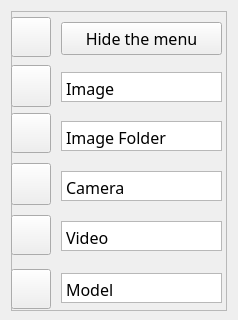
         <widget class="QWidget" name="Sidebar" native="true">
          <property name="styleSheet">
           <string notr="true"/>
          </property>
          <layout class="QVBoxLayout" name="verticalLayout_3" stretch="0">
           <property name="sizeConstraint">
            <enum>QLayout::SetDefaultConstraint</enum>
           </property>
           <property name="bottomMargin">
            <number>9</number>
           </property>
           <item>
            <widget class="QFrame" name="frame">
             <property name="minimumSize">
              <size>
               <width>216</width>
               <height>300</height>
              </size>
             </property>
             <property name="frameShape">
              <enum>QFrame::StyledPanel</enum>
             </property>
             <property name="frameShadow">
              <enum>QFrame::Raised</enum>
             </property>
             <widget class="QToolButton" name="toolButton_camera">
              <property name="geometry">
               <rect>
                <x>0</x>
                <y>152</y>
                <width>40</width>
                <height>42</height>
               </rect>
              </property>
              <property name="minimumSize">
               <size>
                <width>40</width>
                <height>40</height>
               </size>
              </property>
              <property name="maximumSize">
               <size>
                <width>45</width>
                <height>45</height>
               </size>
              </property>
              <property name="cursor">
               <cursorShape>PointingHandCursor</cursorShape>
              </property>
              <property name="toolTip">
               <string>开启摄像头</string>
              </property>
              <property name="autoFillBackground">
               <bool>false</bool>
              </property>
              <property name="text">
               <string/>
              </property>
              <property name="icon">
               <iconset resource="RecSystem.qrc">
                <normaloff>:/images/icons/g1.png</normaloff>:/images/icons/g1.png</iconset>
              </property>
              <property name="iconSize">
               <size>
                <width>50</width>
                <height>39</height>
               </size>
              </property>
              <property name="popupMode">
               <enum>QToolButton::DelayedPopup</enum>
              </property>
              <property name="toolButtonStyle">
               <enum>Qt::ToolButtonTextUnderIcon</enum>
              </property>
              <property name="autoRaise">
               <bool>false</bool>
              </property>
              <property name="arrowType">
               <enum>Qt::NoArrow</enum>
              </property>
             </widget>
             <widget class="QTextEdit" name="textEdit_camera">
              <property name="geometry">
               <rect>
                <x>50</x>
                <y>160</y>
                <width>161</width>
                <height>30</height>
               </rect>
              </property>
              <property name="sizePolicy">
               <sizepolicy hsizetype="Fixed" vsizetype="Fixed">
                <horstretch>0</horstretch>
                <verstretch>0</verstretch>
               </sizepolicy>
              </property>
              <property name="minimumSize">
               <size>
                <width>150</width>
                <height>30</height>
               </size>
              </property>
              <property name="maximumSize">
               <size>
                <width>280</width>
                <height>40</height>
               </size>
              </property>
              <property name="font">
               <font>
                <family>12pt 华为仿宋</family>
                <pointsize>12</pointsize>
                <italic>false</italic>
                <bold>false</bold>
               </font>
              </property>
              <property name="verticalScrollBarPolicy">
               <enum>Qt::ScrollBarAlwaysOff</enum>
              </property>
              <property name="horizontalScrollBarPolicy">
               <enum>Qt::ScrollBarAsNeeded</enum>
              </property>
              <property name="lineWrapMode">
               <enum>QTextEdit::NoWrap</enum>
              </property>
              <property name="readOnly">
               <bool>true</bool>
              </property>
              <property name="html">
               <string>&lt;!DOCTYPE HTML PUBLIC &quot;-//W3C//DTD HTML 4.0//EN&quot; &quot;http://www.w3.org/TR/REC-html40/strict.dtd&quot;&gt;
&lt;html&gt;&lt;head&gt;&lt;meta name=&quot;qrichtext&quot; content=&quot;1&quot; /&gt;&lt;meta charset=&quot;utf-8&quot; /&gt;&lt;style type=&quot;text/css&quot;&gt;
p, li { white-space: pre-wrap; }
hr { height: 1px; border-width: 0; }
li.unchecked::marker { content: &quot;\2610&quot;; }
li.checked::marker { content: &quot;\2612&quot;; }
&lt;/style&gt;&lt;/head&gt;&lt;body style=&quot; font-family:'12pt 华为仿宋'; font-size:12pt; font-weight:400; font-style:normal;&quot;&gt;
&lt;p style=&quot; margin-top:0px; margin-bottom:0px; margin-left:0px; margin-right:0px; -qt-block-indent:0; text-indent:0px;&quot;&gt;&lt;span style=&quot; font-family:'Adobe Devanagari';&quot;&gt;Camera&lt;/span&gt;&lt;/p&gt;&lt;/body&gt;&lt;/html&gt;</string>
              </property>
             </widget>
             <widget class="QToolButton" name="toolButton_file">
              <property name="geometry">
               <rect>
                <x>0</x>
                <y>54</y>
                <width>40</width>
                <height>42</height>
               </rect>
              </property>
              <property name="minimumSize">
               <size>
                <width>40</width>
                <height>40</height>
               </size>
              </property>
              <property name="maximumSize">
               <size>
                <width>45</width>
                <height>45</height>
               </size>
              </property>
              <property name="cursor">
               <cursorShape>PointingHandCursor</cursorShape>
              </property>
              <property name="toolTip">
               <string>选择图片</string>
              </property>
              <property name="autoFillBackground">
               <bool>false</bool>
              </property>
              <property name="text">
               <string/>
              </property>
              <property name="icon">
               <iconset resource="RecSystem.qrc">
                <normaloff>:/images/icons/recovery.png</normaloff>:/images/icons/recovery.png</iconset>
              </property>
              <property name="iconSize">
               <size>
                <width>50</width>
                <height>40</height>
               </size>
              </property>
              <property name="popupMode">
               <enum>QToolButton::DelayedPopup</enum>
              </property>
              <property name="toolButtonStyle">
               <enum>Qt::ToolButtonTextUnderIcon</enum>
              </property>
              <property name="autoRaise">
               <bool>false</bool>
              </property>
              <property name="arrowType">
               <enum>Qt::NoArrow</enum>
              </property>
             </widget>
             <widget class="QTextEdit" name="textEdit_image">
              <property name="geometry">
               <rect>
                <x>50</x>
                <y>61</y>
                <width>161</width>
                <height>30</height>
               </rect>
              </property>
              <property name="sizePolicy">
               <sizepolicy hsizetype="Fixed" vsizetype="Fixed">
                <horstretch>0</horstretch>
                <verstretch>0</verstretch>
               </sizepolicy>
              </property>
              <property name="minimumSize">
               <size>
                <width>150</width>
                <height>30</height>
               </size>
              </property>
              <property name="maximumSize">
               <size>
                <width>280</width>
                <height>40</height>
               </size>
              </property>
              <property name="font">
               <font>
                <family>12pt 华为仿宋</family>
                <pointsize>12</pointsize>
                <italic>false</italic>
                <bold>false</bold>
               </font>
              </property>
              <property name="layoutDirection">
               <enum>Qt::LeftToRight</enum>
              </property>
              <property name="verticalScrollBarPolicy">
               <enum>Qt::ScrollBarAlwaysOff</enum>
              </property>
              <property name="horizontalScrollBarPolicy">
               <enum>Qt::ScrollBarAsNeeded</enum>
              </property>
              <property name="lineWrapMode">
               <enum>QTextEdit::NoWrap</enum>
              </property>
              <property name="readOnly">
               <bool>true</bool>
              </property>
              <property name="html">
               <string>&lt;!DOCTYPE HTML PUBLIC &quot;-//W3C//DTD HTML 4.0//EN&quot; &quot;http://www.w3.org/TR/REC-html40/strict.dtd&quot;&gt;
&lt;html&gt;&lt;head&gt;&lt;meta name=&quot;qrichtext&quot; content=&quot;1&quot; /&gt;&lt;meta charset=&quot;utf-8&quot; /&gt;&lt;style type=&quot;text/css&quot;&gt;
p, li { white-space: pre-wrap; }
hr { height: 1px; border-width: 0; }
li.unchecked::marker { content: &quot;\2610&quot;; }
li.checked::marker { content: &quot;\2612&quot;; }
&lt;/style&gt;&lt;/head&gt;&lt;body style=&quot; font-family:'12pt 华为仿宋'; font-size:12pt; font-weight:400; font-style:normal;&quot;&gt;
&lt;p style=&quot; margin-top:0px; margin-bottom:0px; margin-left:0px; margin-right:0px; -qt-block-indent:0; text-indent:0px;&quot;&gt;&lt;span style=&quot; font-family:'Adobe Devanagari';&quot;&gt;Image&lt;/span&gt;&lt;/p&gt;&lt;/body&gt;&lt;/html&gt;</string>
              </property>
             </widget>
             <widget class="QToolButton" name="toolButton_model">
              <property name="geometry">
               <rect>
                <x>0</x>
                <y>258</y>
                <width>40</width>
                <height>40</height>
               </rect>
              </property>
              <property name="minimumSize">
               <size>
                <width>40</width>
                <height>40</height>
               </size>
              </property>
              <property name="maximumSize">
               <size>
                <width>45</width>
                <height>45</height>
               </size>
              </property>
              <property name="cursor">
               <cursorShape>PointingHandCursor</cursorShape>
              </property>
              <property name="toolTip">
               <string>使用默认模型</string>
              </property>
              <property name="autoFillBackground">
               <bool>false</bool>
              </property>
              <property name="text">
               <string/>
              </property>
              <property name="icon">
               <iconset resource="RecSystem.qrc">
                <normaloff>:/images/icons/model.png</normaloff>:/images/icons/model.png</iconset>
              </property>
              <property name="iconSize">
               <size>
                <width>40</width>
                <height>39</height>
               </size>
              </property>
              <property name="popupMode">
               <enum>QToolButton::DelayedPopup</enum>
              </property>
              <property name="toolButtonStyle">
               <enum>Qt::ToolButtonTextUnderIcon</enum>
              </property>
              <property name="autoRaise">
               <bool>false</bool>
              </property>
              <property name="arrowType">
               <enum>Qt::NoArrow</enum>
              </property>
             </widget>
             <widget class="QTextEdit" name="textEdit_model">
              <property name="geometry">
               <rect>
                <x>50</x>
                <y>262</y>
                <width>161</width>
                <height>30</height>
               </rect>
              </property>
              <property name="sizePolicy">
               <sizepolicy hsizetype="Fixed" vsizetype="Fixed">
                <horstretch>0</horstretch>
                <verstretch>0</verstretch>
               </sizepolicy>
              </property>
              <property name="minimumSize">
               <size>
                <width>150</width>
                <height>30</height>
               </size>
              </property>
              <property name="maximumSize">
               <size>
                <width>280</width>
                <height>40</height>
               </size>
              </property>
              <property name="font">
               <font>
                <family>12pt 华为仿宋</family>
                <pointsize>12</pointsize>
                <italic>false</italic>
                <bold>false</bold>
               </font>
              </property>
              <property name="verticalScrollBarPolicy">
               <enum>Qt::ScrollBarAlwaysOff</enum>
              </property>
              <property name="horizontalScrollBarPolicy">
               <enum>Qt::ScrollBarAsNeeded</enum>
              </property>
              <property name="lineWrapMode">
               <enum>QTextEdit::NoWrap</enum>
              </property>
              <property name="readOnly">
               <bool>true</bool>
              </property>
              <property name="html">
               <string>&lt;!DOCTYPE HTML PUBLIC &quot;-//W3C//DTD HTML 4.0//EN&quot; &quot;http://www.w3.org/TR/REC-html40/strict.dtd&quot;&gt;
&lt;html&gt;&lt;head&gt;&lt;meta name=&quot;qrichtext&quot; content=&quot;1&quot; /&gt;&lt;meta charset=&quot;utf-8&quot; /&gt;&lt;style type=&quot;text/css&quot;&gt;
p, li { white-space: pre-wrap; }
hr { height: 1px; border-width: 0; }
li.unchecked::marker { content: &quot;\2610&quot;; }
li.checked::marker { content: &quot;\2612&quot;; }
&lt;/style&gt;&lt;/head&gt;&lt;body style=&quot; font-family:'12pt 华为仿宋'; font-size:12pt; font-weight:400; font-style:normal;&quot;&gt;
&lt;p style=&quot; margin-top:0px; margin-bottom:0px; margin-left:0px; margin-right:0px; -qt-block-indent:0; text-indent:0px;&quot;&gt;&lt;span style=&quot; font-family:'Adobe Devanagari';&quot;&gt;Model &lt;/span&gt;&lt;/p&gt;&lt;/body&gt;&lt;/html&gt;</string>
              </property>
             </widget>
             <widget class="QToolButton" name="toolButton_folder">
              <property name="geometry">
               <rect>
                <x>0</x>
                <y>102</y>
                <width>40</width>
                <height>40</height>
               </rect>
              </property>
              <property name="minimumSize">
               <size>
                <width>40</width>
                <height>40</height>
               </size>
              </property>
              <property name="maximumSize">
               <size>
                <width>45</width>
                <height>45</height>
               </size>
              </property>
              <property name="cursor">
               <cursorShape>PointingHandCursor</cursorShape>
              </property>
              <property name="toolTip">
               <string>选择图片文件夹</string>
              </property>
              <property name="autoFillBackground">
               <bool>false</bool>
              </property>
              <property name="text">
               <string/>
              </property>
              <property name="icon">
               <iconset resource="RecSystem.qrc">
                <normaloff>:/images/icons/folder.png</normaloff>:/images/icons/folder.png</iconset>
              </property>
              <property name="iconSize">
               <size>
                <width>50</width>
                <height>39</height>
               </size>
              </property>
              <property name="popupMode">
               <enum>QToolButton::DelayedPopup</enum>
              </property>
              <property name="toolButtonStyle">
               <enum>Qt::ToolButtonTextUnderIcon</enum>
              </property>
              <property name="autoRaise">
               <bool>false</bool>
              </property>
              <property name="arrowType">
               <enum>Qt::NoArrow</enum>
              </property>
             </widget>
             <widget class="QTextEdit" name="textEdit_imgFolder">
              <property name="geometry">
               <rect>
                <x>50</x>
                <y>110</y>
                <width>161</width>
                <height>30</height>
               </rect>
              </property>
              <property name="sizePolicy">
               <sizepolicy hsizetype="Fixed" vsizetype="Fixed">
                <horstretch>0</horstretch>
                <verstretch>0</verstretch>
               </sizepolicy>
              </property>
              <property name="minimumSize">
               <size>
                <width>150</width>
                <height>30</height>
               </size>
              </property>
              <property name="maximumSize">
               <size>
                <width>280</width>
                <height>40</height>
               </size>
              </property>
              <property name="font">
               <font>
                <family>12pt 华为仿宋</family>
                <pointsize>12</pointsize>
                <italic>false</italic>
                <bold>false</bold>
               </font>
              </property>
              <property name="layoutDirection">
               <enum>Qt::LeftToRight</enum>
              </property>
              <property name="verticalScrollBarPolicy">
               <enum>Qt::ScrollBarAlwaysOff</enum>
              </property>
              <property name="horizontalScrollBarPolicy">
               <enum>Qt::ScrollBarAsNeeded</enum>
              </property>
              <property name="lineWrapMode">
               <enum>QTextEdit::NoWrap</enum>
              </property>
              <property name="readOnly">
               <bool>true</bool>
              </property>
              <property name="html">
               <string>&lt;!DOCTYPE HTML PUBLIC &quot;-//W3C//DTD HTML 4.0//EN&quot; &quot;http://www.w3.org/TR/REC-html40/strict.dtd&quot;&gt;
&lt;html&gt;&lt;head&gt;&lt;meta name=&quot;qrichtext&quot; content=&quot;1&quot; /&gt;&lt;meta charset=&quot;utf-8&quot; /&gt;&lt;style type=&quot;text/css&quot;&gt;
p, li { white-space: pre-wrap; }
hr { height: 1px; border-width: 0; }
li.unchecked::marker { content: &quot;\2610&quot;; }
li.checked::marker { content: &quot;\2612&quot;; }
&lt;/style&gt;&lt;/head&gt;&lt;body style=&quot; font-family:'12pt 华为仿宋'; font-size:12pt; font-weight:400; font-style:normal;&quot;&gt;
&lt;p style=&quot; margin-top:0px; margin-bottom:0px; margin-left:0px; margin-right:0px; -qt-block-indent:0; text-indent:0px;&quot;&gt;&lt;span style=&quot; font-family:'Adobe Devanagari';&quot;&gt;Image Folder&lt;/span&gt;&lt;/p&gt;&lt;/body&gt;&lt;/html&gt;</string>
              </property>
             </widget>
             <widget class="QToolButton" name="toolButton_video">
              <property name="geometry">
               <rect>
                <x>0</x>
                <y>204</y>
                <width>40</width>
                <height>40</height>
               </rect>
              </property>
              <property name="minimumSize">
               <size>
                <width>40</width>
                <height>40</height>
               </size>
              </property>
              <property name="maximumSize">
               <size>
                <width>45</width>
                <height>45</height>
               </size>
              </property>
              <property name="cursor">
               <cursorShape>PointingHandCursor</cursorShape>
              </property>
              <property name="toolTip">
               <string>选择视频</string>
              </property>
              <property name="autoFillBackground">
               <bool>false</bool>
              </property>
              <property name="text">
               <string/>
              </property>
              <property name="icon">
               <iconset resource="RecSystem.qrc">
                <normaloff>:/images/icons/video.png</normaloff>:/images/icons/video.png</iconset>
              </property>
              <property name="iconSize">
               <size>
                <width>40</width>
                <height>40</height>
               </size>
              </property>
              <property name="popupMode">
               <enum>QToolButton::DelayedPopup</enum>
              </property>
              <property name="toolButtonStyle">
               <enum>Qt::ToolButtonTextUnderIcon</enum>
              </property>
              <property name="autoRaise">
               <bool>false</bool>
              </property>
              <property name="arrowType">
               <enum>Qt::NoArrow</enum>
              </property>
             </widget>
             <widget class="QTextEdit" name="textEdit_video">
              <property name="geometry">
               <rect>
                <x>50</x>
                <y>210</y>
                <width>161</width>
                <height>30</height>
               </rect>
              </property>
              <property name="sizePolicy">
               <sizepolicy hsizetype="Fixed" vsizetype="Fixed">
                <horstretch>0</horstretch>
                <verstretch>0</verstretch>
               </sizepolicy>
              </property>
              <property name="minimumSize">
               <size>
                <width>150</width>
                <height>30</height>
               </size>
              </property>
              <property name="maximumSize">
               <size>
                <width>280</width>
                <height>40</height>
               </size>
              </property>
              <property name="font">
               <font>
                <family>12pt 华为仿宋</family>
                <pointsize>12</pointsize>
                <italic>false</italic>
                <bold>false</bold>
               </font>
              </property>
              <property name="layoutDirection">
               <enum>Qt::LeftToRight</enum>
              </property>
              <property name="verticalScrollBarPolicy">
               <enum>Qt::ScrollBarAlwaysOff</enum>
              </property>
              <property name="horizontalScrollBarPolicy">
               <enum>Qt::ScrollBarAsNeeded</enum>
              </property>
              <property name="lineWrapMode">
               <enum>QTextEdit::NoWrap</enum>
              </property>
              <property name="readOnly">
               <bool>true</bool>
              </property>
              <property name="html">
               <string>&lt;!DOCTYPE HTML PUBLIC &quot;-//W3C//DTD HTML 4.0//EN&quot; &quot;http://www.w3.org/TR/REC-html40/strict.dtd&quot;&gt;
&lt;html&gt;&lt;head&gt;&lt;meta name=&quot;qrichtext&quot; content=&quot;1&quot; /&gt;&lt;meta charset=&quot;utf-8&quot; /&gt;&lt;style type=&quot;text/css&quot;&gt;
p, li { white-space: pre-wrap; }
hr { height: 1px; border-width: 0; }
li.unchecked::marker { content: &quot;\2610&quot;; }
li.checked::marker { content: &quot;\2612&quot;; }
&lt;/style&gt;&lt;/head&gt;&lt;body style=&quot; font-family:'12pt 华为仿宋'; font-size:12pt; font-weight:400; font-style:normal;&quot;&gt;
&lt;p style=&quot; margin-top:0px; margin-bottom:0px; margin-left:0px; margin-right:0px; -qt-block-indent:0; text-indent:0px;&quot;&gt;&lt;span style=&quot; font-family:'Adobe Devanagari';&quot;&gt;Video&lt;/span&gt;&lt;/p&gt;&lt;/body&gt;&lt;/html&gt;</string>
              </property>
             </widget>
             <widget class="QToolButton" name="toolButton_menu">
              <property name="geometry">
               <rect>
                <x>0</x>
                <y>6</y>
                <width>40</width>
                <height>40</height>
               </rect>
              </property>
              <property name="minimumSize">
               <size>
                <width>40</width>
                <height>40</height>
               </size>
              </property>
              <property name="maximumSize">
               <size>
                <width>45</width>
                <height>45</height>
               </size>
              </property>
              <property name="cursor">
               <cursorShape>PointingHandCursor</cursorShape>
              </property>
              <property name="toolTip">
               <string>弹出显示</string>
              </property>
              <property name="autoFillBackground">
               <bool>false</bool>
              </property>
              <property name="text">
               <string/>
              </property>
              <property name="icon">
               <iconset resource="RecSystem.qrc">
                <normaloff>:/images/icons/burger-menu.png</normaloff>:/images/icons/burger-menu.png</iconset>
              </property>
              <property name="iconSize">
               <size>
                <width>50</width>
                <height>39</height>
               </size>
              </property>
              <property name="popupMode">
               <enum>QToolButton::DelayedPopup</enum>
              </property>
              <property name="toolButtonStyle">
               <enum>Qt::ToolButtonTextUnderIcon</enum>
              </property>
              <property name="autoRaise">
               <bool>false</bool>
              </property>
              <property name="arrowType">
               <enum>Qt::NoArrow</enum>
              </property>
             </widget>
             <widget class="QPushButton" name="pushButton_hide">
              <property name="geometry">
               <rect>
                <x>50</x>
                <y>11</y>
                <width>161</width>
                <height>33</height>
               </rect>
              </property>
              <property name="minimumSize">
               <size>
                <width>150</width>
                <height>30</height>
               </size>
              </property>
              <property name="maximumSize">
               <size>
                <width>280</width>
                <height>40</height>
               </size>
              </property>
              <property name="font">
               <font>
                <family>12pt 华为仿宋</family>
                <pointsize>12</pointsize>
                <italic>false</italic>
                <bold>false</bold>
               </font>
              </property>
              <property name="cursor">
               <cursorShape>PointingHandCursor</cursorShape>
              </property>
              <property name="text">
               <string>Hide the menu</string>
              </property>
             </widget>
            </widget>
           </item>
          </layout>
         </widget>
